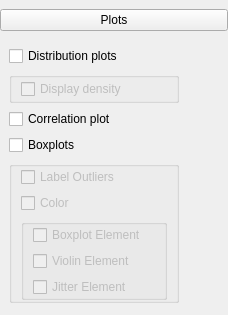
    <widget class="QWidget" name="widgetPlots" native="true">
     <property name="sizePolicy">
      <sizepolicy hsizetype="Expanding" vsizetype="Fixed">
       <horstretch>0</horstretch>
       <verstretch>0</verstretch>
      </sizepolicy>
     </property>
     <layout class="QGridLayout" name="gridLayout_18">
      <property name="leftMargin">
       <number>0</number>
      </property>
      <property name="topMargin">
       <number>9</number>
      </property>
      <property name="rightMargin">
       <number>0</number>
      </property>
      <property name="bottomMargin">
       <number>3</number>
      </property>
      <item row="0" column="0">
       <widget class="ExpanderButton" name="pushButton_6">
        <property name="enabled">
         <bool>true</bool>
        </property>
        <property name="sizePolicy">
         <sizepolicy hsizetype="Expanding" vsizetype="Fixed">
          <horstretch>0</horstretch>
          <verstretch>0</verstretch>
         </sizepolicy>
        </property>
        <property name="text">
         <string>Plots</string>
        </property>
       </widget>
      </item>
      <item row="1" column="0">
       <widget class="QWidget" name="pagePlots" native="true">
        <property name="sizePolicy">
         <sizepolicy hsizetype="Expanding" vsizetype="Fixed">
          <horstretch>0</horstretch>
          <verstretch>0</verstretch>
         </sizepolicy>
        </property>
        <layout class="QGridLayout" name="gridLayout_16">
         <item row="6" column="2">
          <spacer name="horizontalSpacer_6">
           <property name="orientation">
            <enum>Qt::Horizontal</enum>
           </property>
           <property name="sizeHint" stdset="0">
            <size>
             <width>40</width>
             <height>20</height>
            </size>
           </property>
          </spacer>
         </item>
         <item row="4" column="1">
          <widget class="BoundCheckBox" name="plotCorrelationMatrix">
           <property name="sizePolicy">
            <sizepolicy hsizetype="Fixed" vsizetype="Fixed">
             <horstretch>0</horstretch>
             <verstretch>0</verstretch>
            </sizepolicy>
           </property>
           <property name="text">
            <string>Correlation plot</string>
           </property>
          </widget>
         </item>
         <item row="5" column="1">
          <widget class="BoundCheckBox" name="splitPlots">
           <property name="sizePolicy">
            <sizepolicy hsizetype="Fixed" vsizetype="Fixed">
             <horstretch>0</horstretch>
             <verstretch>0</verstretch>
            </sizepolicy>
           </property>
           <property name="text">
            <string>Boxplots</string>
           </property>
          </widget>
         </item>
         <item row="2" column="1">
          <widget class="BoundCheckBox" name="plotVariables">
           <property name="sizePolicy">
            <sizepolicy hsizetype="Fixed" vsizetype="Fixed">
             <horstretch>0</horstretch>
             <verstretch>0</verstretch>
            </sizepolicy>
           </property>
           <property name="text">
            <string>Distribution plots</string>
           </property>
          </widget>
         </item>
         <item row="6" column="1">
          <widget class="QGroupBox" name="splitPlotOptionBox">
           <property name="enabled">
            <bool>false</bool>
           </property>
           <property name="sizePolicy">
            <sizepolicy hsizetype="Preferred" vsizetype="Fixed">
             <horstretch>0</horstretch>
             <verstretch>0</verstretch>
            </sizepolicy>
           </property>
           <property name="title">
            <string/>
           </property>
           <property name="alignment">
            <set>Qt::AlignLeading|Qt::AlignLeft|Qt::AlignTop</set>
           </property>
           <layout class="QGridLayout" name="gridLayout_7">
            <property name="sizeConstraint">
             <enum>QLayout::SetDefaultConstraint</enum>
            </property>
            <property name="topMargin">
             <number>0</number>
            </property>
            <property name="bottomMargin">
             <number>0</number>
            </property>
            <item row="4" column="0" rowspan="2" colspan="2">
             <widget class="QGroupBox" name="splitPlotElements">
              <property name="sizePolicy">
               <sizepolicy hsizetype="Preferred" vsizetype="Fixed">
                <horstretch>0</horstretch>
                <verstretch>0</verstretch>
               </sizepolicy>
              </property>
              <property name="title">
               <string/>
              </property>
              <property name="alignment">
               <set>Qt::AlignLeading|Qt::AlignLeft|Qt::AlignTop</set>
              </property>
              <layout class="QVBoxLayout" name="verticalLayout_2">
               <property name="topMargin">
                <number>0</number>
               </property>
               <property name="bottomMargin">
                <number>0</number>
               </property>
               <item>
                <widget class="BoundCheckBox" name="splitPlotBoxplot">
                 <property name="sizePolicy">
                  <sizepolicy hsizetype="Fixed" vsizetype="Fixed">
                   <horstretch>0</horstretch>
                   <verstretch>0</verstretch>
                  </sizepolicy>
                 </property>
                 <property name="text">
                  <string>Boxplot Element</string>
                 </property>
                </widget>
               </item>
               <item>
                <widget class="BoundCheckBox" name="splitPlotViolin">
                 <property name="sizePolicy">
                  <sizepolicy hsizetype="Fixed" vsizetype="Fixed">
                   <horstretch>0</horstretch>
                   <verstretch>0</verstretch>
                  </sizepolicy>
                 </property>
                 <property name="text">
                  <string>Violin Element</string>
                 </property>
                </widget>
               </item>
               <item>
                <widget class="BoundCheckBox" name="splitPlotJitter">
                 <property name="sizePolicy">
                  <sizepolicy hsizetype="Fixed" vsizetype="Fixed">
                   <horstretch>0</horstretch>
                   <verstretch>0</verstretch>
                  </sizepolicy>
                 </property>
                 <property name="text">
                  <string>Jitter Element</string>
                 </property>
                </widget>
               </item>
              </layout>
             </widget>
            </item>
            <item row="3" column="0" colspan="2">
             <widget class="BoundCheckBox" name="splitPlotColour">
              <property name="sizePolicy">
               <sizepolicy hsizetype="Fixed" vsizetype="Fixed">
                <horstretch>0</horstretch>
                <verstretch>0</verstretch>
               </sizepolicy>
              </property>
              <property name="text">
               <string>Color</string>
              </property>
             </widget>
            </item>
            <item row="2" column="0" colspan="2">
             <widget class="BoundCheckBox" name="splitPlotOutlierLabel">
              <property name="sizePolicy">
               <sizepolicy hsizetype="Fixed" vsizetype="Fixed">
                <horstretch>0</horstretch>
                <verstretch>0</verstretch>
               </sizepolicy>
              </property>
              <property name="text">
               <string>Label Outliers</string>
              </property>
             </widget>
            </item>
           </layout>
          </widget>
         </item>
         <item row="3" column="1">
          <widget class="QGroupBox" name="densityoption">
           <property name="enabled">
            <bool>true</bool>
           </property>
           <property name="title">
            <string/>
           </property>
           <property name="alignment">
            <set>Qt::AlignLeading|Qt::AlignLeft|Qt::AlignTop</set>
           </property>
           <layout class="QGridLayout" name="gridLayout_20" rowstretch="0" rowminimumheight="0">
            <property name="topMargin">
             <number>0</number>
            </property>
            <property name="bottomMargin">
             <number>0</number>
            </property>
            <property name="verticalSpacing">
             <number>1</number>
            </property>
            <item row="0" column="0">
             <widget class="BoundCheckBox" name="distPlotDensity">
              <property name="enabled">
               <bool>false</bool>
              </property>
              <property name="sizePolicy">
               <sizepolicy hsizetype="Fixed" vsizetype="Fixed">
                <horstretch>0</horstretch>
                <verstretch>0</verstretch>
               </sizepolicy>
              </property>
              <property name="text">
               <string>Display density</string>
              </property>
             </widget>
            </item>
            <item row="0" column="1">
             <spacer name="horizontalSpacer_7">
              <property name="orientation">
               <enum>Qt::Horizontal</enum>
              </property>
              <property name="sizeHint" stdset="0">
               <size>
                <width>40</width>
                <height>20</height>
               </size>
              </property>
             </spacer>
            </item>
           </layout>
          </widget>
         </item>
        </layout>
       </widget>
      </item>
     </layout>
    </widget>
